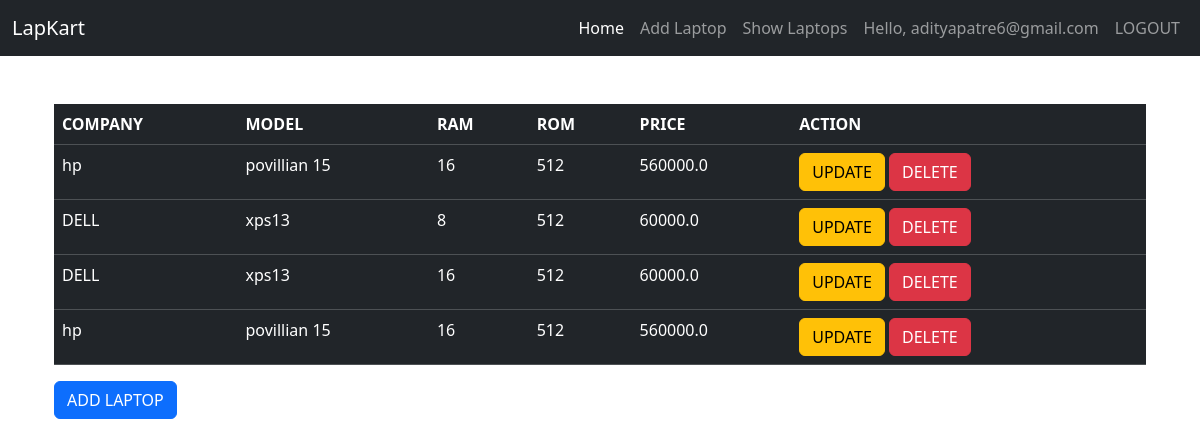
/seller/show/ (signed in), run on the app's committed database.
### SellerApp/models.py (models this page shows)
class Laptop(models.Model):
    company = models.CharField(max_length=32)
    model_name = models.CharField(max_length=32)
    ram = models.IntegerField()
    rom = models.IntegerField()
    price = models.FloatField()

### SellerApp/views.py (the view)
# urls.py: path('show/', views.show_laptop_view, name='show_url'),
@login_required(login_url='/auth/login/')
def show_laptop_view(request):
    template_name = 'SellerApp/show_laptop.html'
    laptop_objs = Laptop.objects.all()
    context = {'laptop_objs': laptop_objs}
    return render(request, template_name, context)

### templates/SellerApp/show_laptop.html (shortened to what this page needs)
{% extends 'base.html' %}
{% block content %}
<div class="container mt-5">
    <table class="table table-dark table-hover">
        <thead>
        <tr>
            <th>COMPANY</th>
            <th>MODEL</th>
            <th>RAM</th>
            <th>ROM</th>
            <th>PRICE</th>
            <th>ACTION</th>
        </tr>
        </thead>
        <tbody>
        {% for lap in laptop_objs %}
        <tr>
            <td>{{ lap.company }}</td>
            <td>{{ lap.model_name }}</td>
            <td>{{ lap.ram }}</td>
            <td>{{ lap.rom }}</td>
            <td>{{ lap.price }}</td>
            <td>
                <a href="{% url 'update_url' lap.id %}" class="btn btn-warning">UPDATE</a>
                <a href="{% url 'delete_url' lap.id %}" class="btn btn-danger">DELETE</a>
            </td>
        </tr>
        {% endfor %}
        </tbody>
    </table>
    <a href="{% url 'add_url' %}" class="btn btn-primary">ADD LAPTOP</a>
</div>
{% endblock %}

### templates/base.html (shortened to what this page needs)
<!DOCTYPE html>
<html lang="en">
<head>
    <link href="https://cdn.jsdelivr.net/npm/bootstrap@5.3.2/dist/css/bootstrap.min.css" rel="stylesheet">
    <link rel="stylesheet" href="https://cdn.jsdelivr.net/npm/bootstrap@5.3.2/dist/css/bootstrap.min.css">
</head>
<body>
<nav class="navbar navbar-expand-lg navbar-dark bg-dark">
    <div class="container-fluid">
        <div class="animate__rubberBand">
            <a class="navbar-brand" href="#">LapKart</a>
        </div>
        <div class="collapse navbar-collapse" id="navbarNavAltMarkup">
            <div class="navbar-nav ms-auto">
                <a class="nav-link active" aria-current="page" href="{% url 'home' %}">Home</a>
                {% if user.is_authenticated %}
                    <a class="nav-link" href="{% url 'add_url' %}">Add Laptop</a>
                    <a class="nav-link" href="{% url 'show_url' %}">Show Laptops</a>
                    <a class="nav-link" href="#">Hello, {{ user.username }}</a>
                    <a class="nav-link" href='/auth/logout/'>LOGOUT</a>
                {% else %}
                    <a class="nav-link" href='/auth/login/'>LOGIN</a>
                    <a class="nav-link" href='/auth/register/'>Register USER</a>
                {% endif %}
            </div>
        </div>
    </div>
</nav>
<div class="container">
    {% block content %}
    {% endblock %}
</div>
</body>
</html>

### data on the page
Laptop: company "hp", model_name "povillian 15", ram "16", rom "512", price "560000.0"
Laptop: company "DELL", model_name "xps13", ram "8", rom "512", price "60000.0"
Laptop: company "DELL", model_name "xps13", ram "16", rom "512", price "60000.0"
Laptop: company "hp", model_name "povillian 15", ram "16", rom "512", price "560000.0"

### other printed values
{{ user.username }} "adityapatre6@gmail.com"
